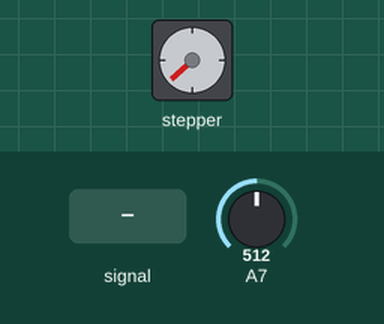
Recording of a sketch running on a simulated Arduino Nano, built with avr-gcc and run on an emulated ATmega328P. On the bench: stepper motor. Wiring (inferred from the names in the program): stepper motor driver (200 steps per turn assumed): step pin 3; direction pin 2. The test bench sets the inputs (shaded band); at power-on: A7 = 512.

Above: at 1.2 s.
1.3 s: A7 set to 23
At 1.65 s:
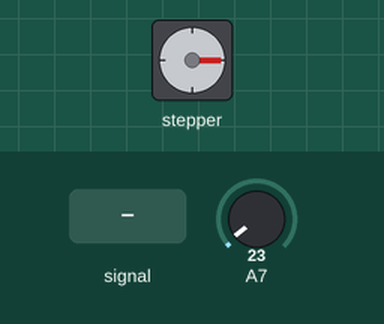
4.3 s: A7 set to 19
At 5.3 s:
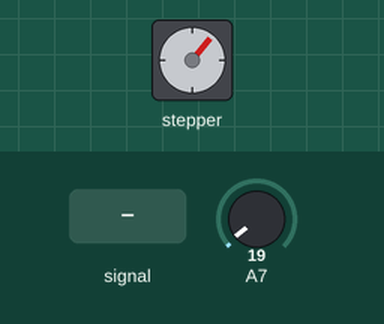
5.8 s: A7 set to 122
At 5.95 s:
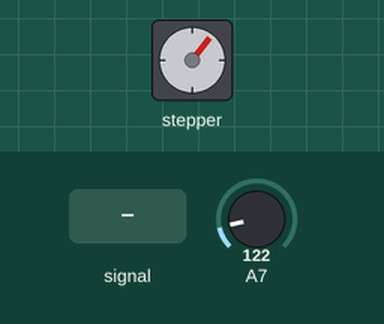
8.8 s: A7 fed a 200 Hz sine of ±81 counts around its level
11.8 s: A7 set to 10
13.3 s: A7 set to 30
At 13.45 s:
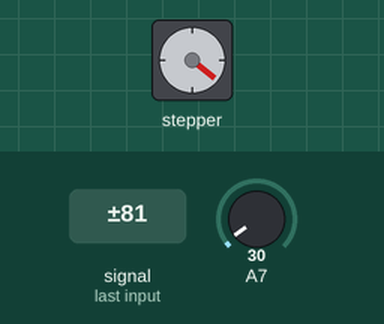
Timing chart, 0 to 19.6 s (numbered marks = the images above; inputs shaded):
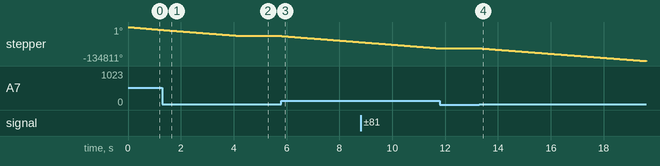

Measured:
- the behaviour switches between 21 and 20 on A7 (found by bisection; images 1 and 2)
- after the input at 5.8 s, stepper: keeps turning counter-clockwise at about 8136°/s, starting at once
- after the input at 13.3 s, stepper: keeps turning counter-clockwise at about 7991°/s, starting at once

The sketch:

optical_organ.ino
```cpp
int steppin = 3;
int dirpin = 2;
int stepdelay;
int speed_value;
int direction_value;


void setup() {
  Serial.begin(9600);
  pinMode(steppin, OUTPUT);
  pinMode(dirpin, OUTPUT);
  digitalWrite(dirpin, LOW); // direction pin either LOW or HIGH to move in either direction.


}

void loop() {
  int val = analogRead(A7);
  speed_value = val;

  stepdelay = map(speed_value,0,1023,50,0);
  //Serial.print(stepdelay);
  //Serial.println();


  if (speed_value > 20) {
     digitalWrite(dirpin, LOW);
     digitalWrite(steppin, HIGH);
     delayMicroseconds(stepdelay);
     digitalWrite(steppin, LOW);
  }

  else {

     digitalWrite(steppin, HIGH);
  }

}
```
